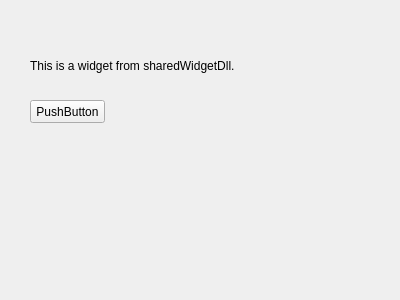
<?xml version="1.0" encoding="UTF-8"?>
<ui version="4.0">
 <class>MySharedWidget</class>
 <widget class="QWidget" name="MySharedWidget">
  <property name="geometry">
   <rect>
    <x>0</x>
    <y>0</y>
    <width>400</width>
    <height>300</height>
   </rect>
  </property>
  <property name="windowTitle">
   <string>Form</string>
  </property>
  <widget class="QLabel" name="label">
   <property name="geometry">
    <rect>
     <x>30</x>
     <y>50</y>
     <width>311</width>
     <height>31</height>
    </rect>
   </property>
   <property name="text">
    <string>This is a widget from sharedWidgetDll.</string>
   </property>
  </widget>
  <widget class="QPushButton" name="pushButton">
   <property name="geometry">
    <rect>
     <x>30</x>
     <y>100</y>
     <width>75</width>
     <height>23</height>
    </rect>
   </property>
   <property name="text">
    <string>PushButton</string>
   </property>
  </widget>
 </widget>
 <resources/>
 <connections/>
</ui>
